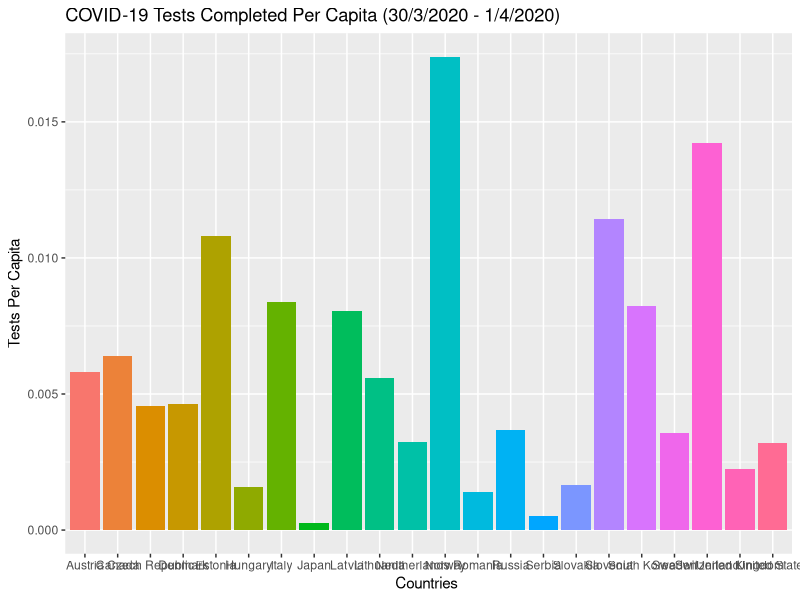

Reproduce this figure in R.
library(tidyverse)
testnumbers <- read_csv("Testnumbers.csv")
testnumbers <- mutate(testnumbers,
       testsCP = tests2days/Population
)
plot <- ggplot(data = testnumbers) +
  geom_bar(mapping = aes(x = CountryNames, y = testsCP, fill = CountryNames), stat = "identity", show.legend = FALSE
)
plot + 
  xlab("Countries ")+
  ylab("Tests Per Capita") +
  ggtitle("COVID-19 Tests Completed Per Capita (30/3/2020 - 1/4/2020)")
